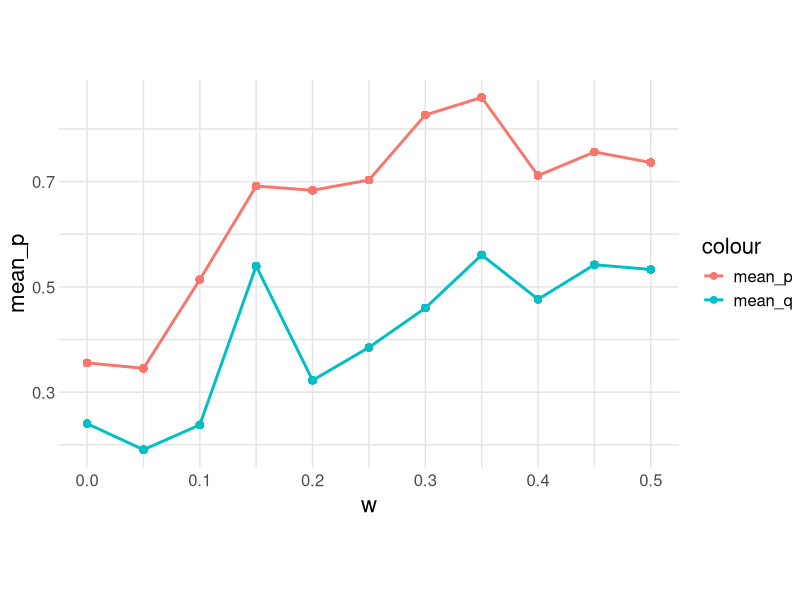
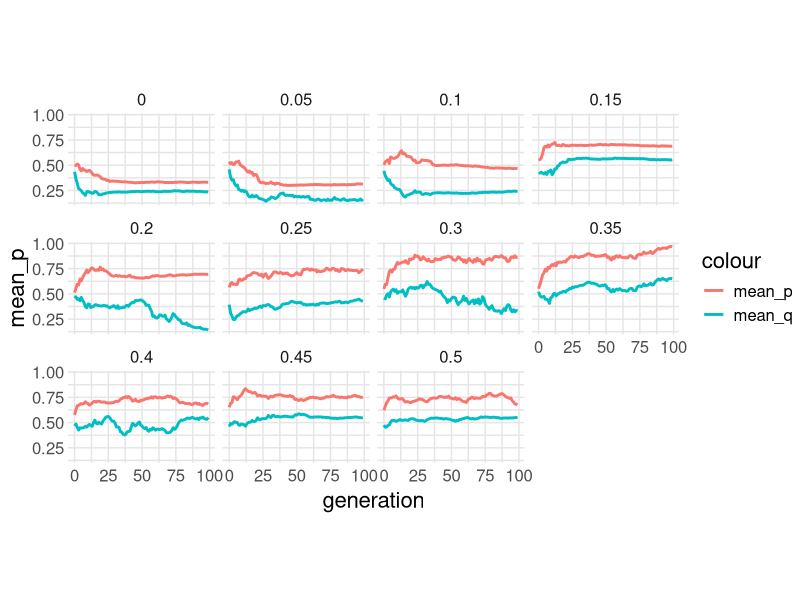
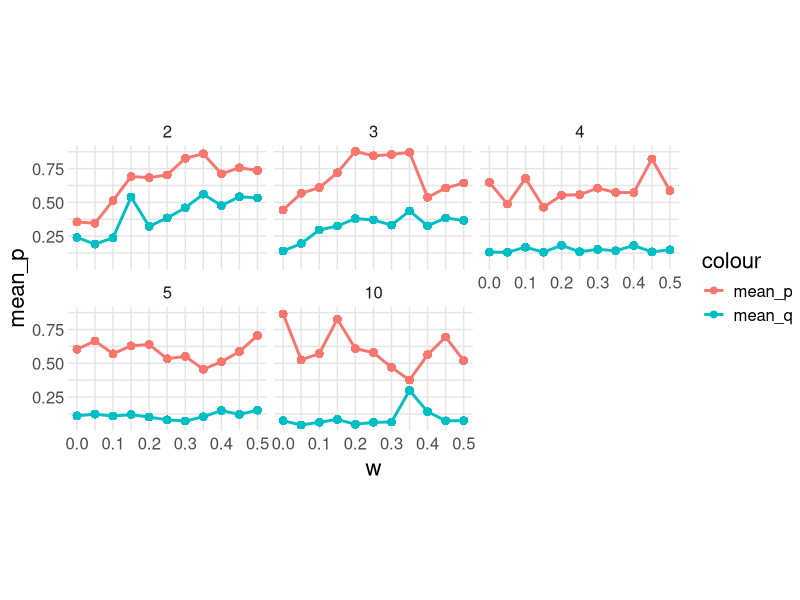

Reproduce these figures in R, in order.
## ---- chunk 1
library(tidyverse)
library(viridis)
## ---- chunk 2
theme_common <- function() {
  theme_minimal() %+replace%
  theme(
    axis.text.x = element_text(size = 12),
    axis.text.y = element_text(size = 12),
    axis.title.x = element_text(margin = margin(4, 4, 4, 4), size = 16),
    axis.title.y = element_text(margin = margin(4, 4, 4, 4), size = 16, angle = 90),
    legend.title = element_text(size = 16),
    legend.text = element_text(size = 12),
    strip.text.x = element_text(size = 12),
    strip.text.y = element_text(size = 12),
    panel.grid.major = element_line(color = "grey90"),
    panel.grid.minor = element_line(color = "grey90"),
    aspect.ratio = 10/16,
    plot.margin = unit(c(t = +0, b = +0, r = +0, l = +0), "cm"),
    plot.title = element_text(size = 18),
    # plot.title.position = "plot",
    plot.subtitle = element_text(size = 16),
    plot.caption = element_text(size = 12)
  )
}
## ---- chunk 3
df_ultimatum <- read.csv("data/data.csv")
## ---- chunk 4
df_ultimatum %>%
  filter(nPerRound == 2) %>%
  group_by(n, r, w, nPerRound, num_steps) %>%
  mutate(
    mean_p = mean(mean_p),
    mean_q = mean(mean_q)
  ) %>%
  ggplot() +
  geom_line(aes(x = w, y = mean_p, color = "mean_p"), size = 1) +
  geom_line(aes(x = w, y = mean_q, color = "mean_q"), size = 1) +
  geom_point(aes(x = w, y = mean_p, color = "mean_p"), size = 2) +
  geom_point(aes(x = w, y = mean_q, color = "mean_q"), size = 2) +
  theme_common()
## ---- chunk 5
df_ultimatum %>%
  filter(idx == 0, nPerRound == 2) %>%
  group_by(n, r, w, nPerRound, num_steps) %>%
  # mutate(
  #   mean_p = mean(mean_p),
  #   mean_q = mean(mean_q)
  # ) #%>%
  ggplot() +
  geom_line(aes(x = generation, y = mean_p, color = "mean_p"), size = 1) +
  geom_line(aes(x = generation, y = mean_q, color = "mean_q"), size = 1) +
  facet_wrap(~w) +
  # geom_point(aes(x = w, y = mean_p, color = "mean_p"), size = 2) +
  # geom_point(aes(x = w, y = mean_q, color = "mean_q"), size = 2) +
  theme_common()


## ---- chunk 6
df_ultimatum %>%
  # filter(nPerRound == 2) %>%
  group_by(n, r, w, nPerRound) %>%
  mutate(
    mean_p = mean(mean_p),
    mean_q = mean(mean_q)
  ) %>%
  ggplot() +
  geom_line(aes(x = w, y = mean_p, color = "mean_p"), size = 1) +
  geom_line(aes(x = w, y = mean_q, color = "mean_q"), size = 1) +
  geom_point(aes(x = w, y = mean_p, color = "mean_p"), size = 2) +
  geom_point(aes(x = w, y = mean_q, color = "mean_q"), size = 2) +
  facet_wrap(~ nPerRound) +
  theme_common()


